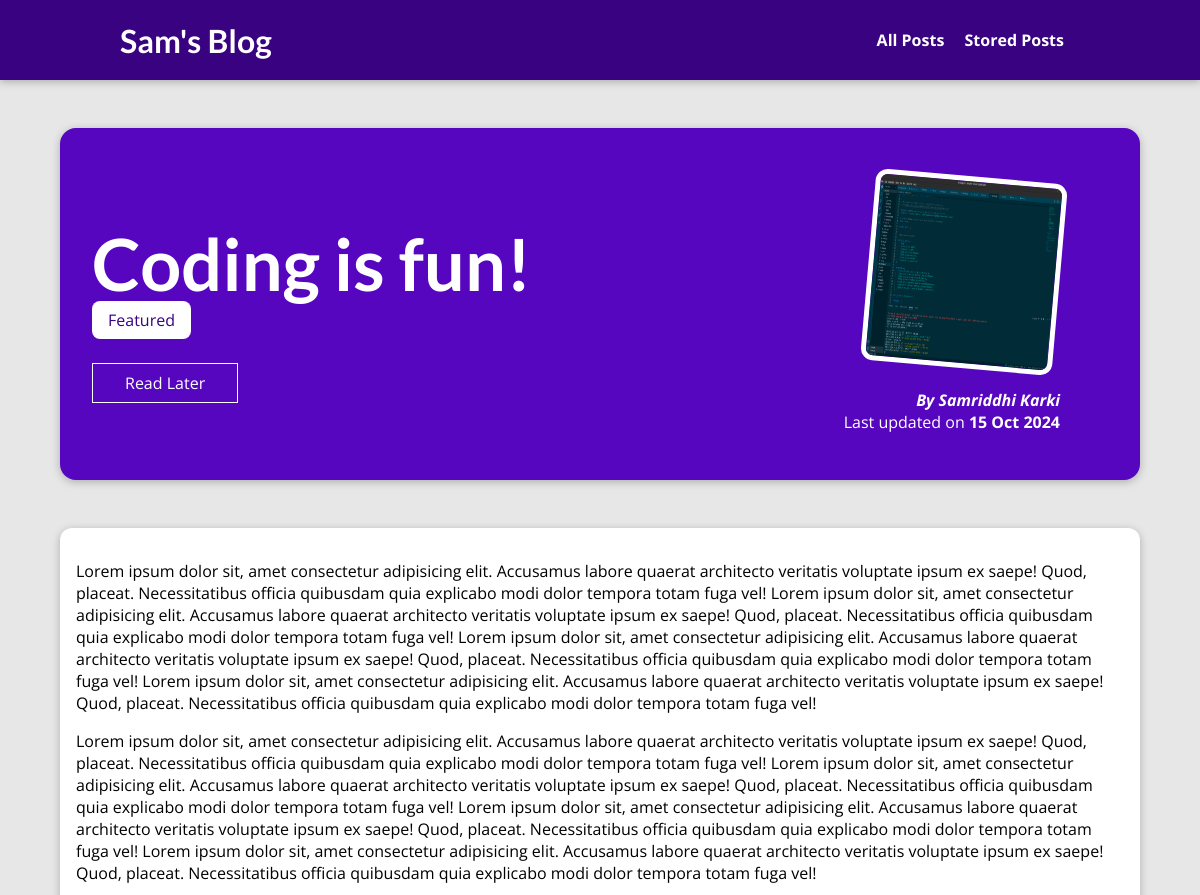
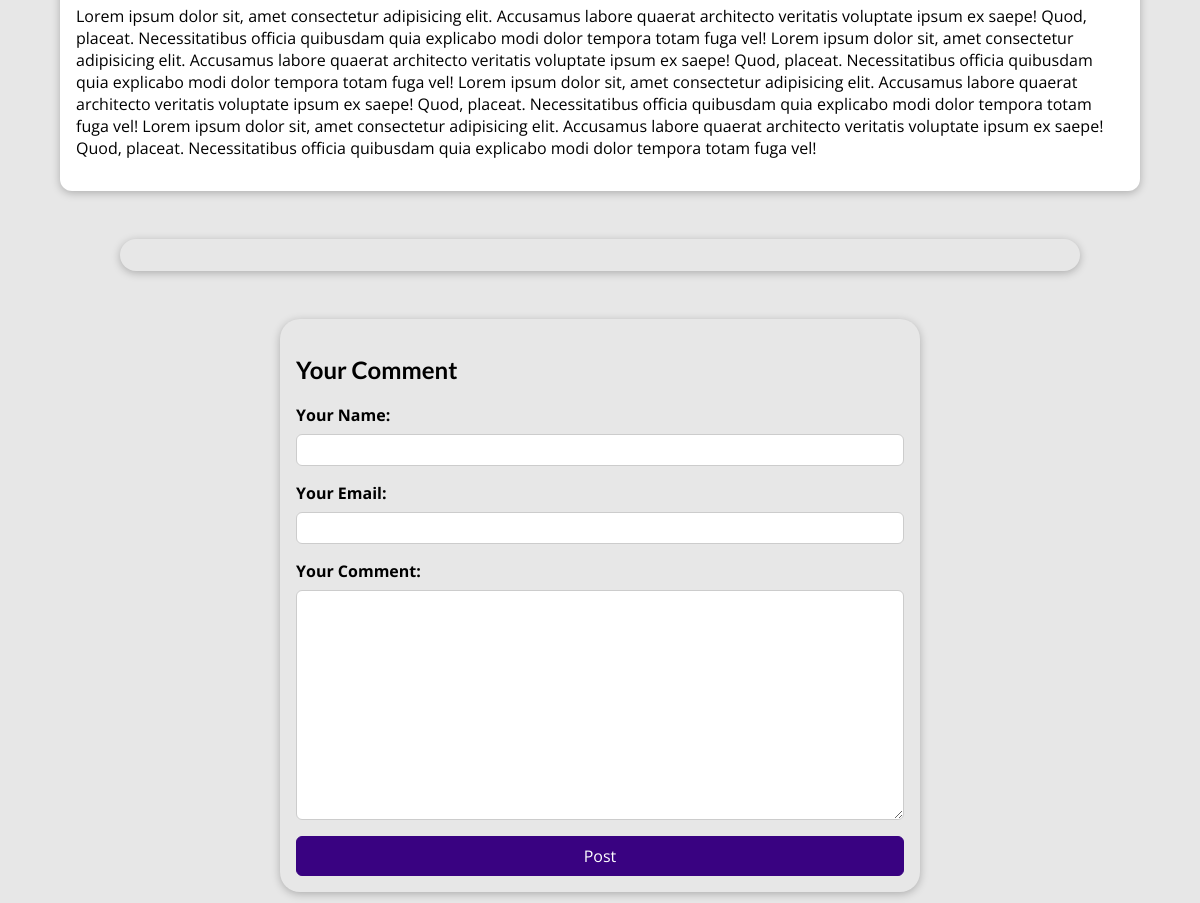
/posts/coding-is-fun, run on the app's committed database (2 pictures, top to bottom).
### blog/models.py (models this page shows, shortened)
class Post(models.Model):
    title = models.CharField(max_length=100)
    excerpt = models.CharField(max_length=200)
    image = models.ImageField(upload_to="posts",null=True)
    date = models.DateField(auto_now=True)
    slug = models.SlugField(default="",null=False,unique=True,db_index=True)
    content = models.TextField(validators=[MinLengthValidator(10)])
    author = models.ForeignKey(Author,null=True,on_delete=models.SET_NULL,related_name="posts")
    tag = models.ManyToManyField(Tag)

class Tag(models.Model):
    caption = models.CharField(max_length=30)

class Author(models.Model):
    first_name = models.CharField(max_length=100)
    last_name = models.CharField(max_length=100)
    email = models.EmailField()
    def __str__(self):
        return f"{self.first_name} {self.last_name}"

### blog/views.py (the view, shortened to what this page needs)
# urls.py: path("posts/<slug:slug>", views.PostDetailView.as_view(), name="post-detail-page"),
class PostDetailView(View):
    def get(self,request,slug):
        post = Post.objects.get(slug=slug)
        stored_posts = request.session.get("stored_posts")
        if stored_posts is not None:
            is_saved_for_later = post.id in stored_posts
        else:
            is_saved_for_later = False
        context = {
            "post":post,
            "post_tags":post.tag.all(),
            "comment_form":CommentForm(),
            "comments":post.comments.all().order_by("-id"),
            "saved_for_later":is_saved_for_later
        }
        return render(request,"blog/post-detail.html",context)

### blog/forms.py
class CommentForm(forms.ModelForm):
    class Meta:
        model = Comment
        exclude = ["post"]
        labels = {
            "user_name":"Your Name",
            "user_email":"Your Email",
            "text":"Your Comment"
        }

### blog/templates/blog/post-detail.html (shortened to what this page needs)
{% extends "base.html" %}
{% load static %}
{% block css_files %}
<link rel ="stylesheet" href="{% static "blog/post-detail.css" %}"/>
{% endblock css_files %}
{% block content %}
<section id="summary">
    <h2> {{post.title}} </h2>
    <div>
        {% for tag in post_tags %}
        <span class="tag">{{tag.caption}}</span>
        {% endfor %}
    </div>
    <div id="read-later">
        <form action="{% url "read-later" %} " method="POST">
        <button>
            {% if saved_for_later %}Remove from Read Later
            {% else %} Read Later{% endif %}
            </button>
        </form>
    </div>
    <article>
        <img src= "{{ post.image.url }}" alt="{{post.title}}"/>
        <address>By <a href="mailto:{{post.author.email}}">{{post.author}}</a></address>
        <div>
            Last updated on <time>{{post.date| date:"d M Y" }}</time>
        </div>
    </article>
</section>
<main>
    <p>
        {{post.content }}
    </p>
    <p>
        {{post.content}}
    </p>
    <p>
        {{post.content}}
    </p>
</main>
<section id="comments">
</section>
<section id="comment-form">
    <h2>Your Comment</h2>
    <form  action="{% url "post-detail-page" post.slug%}" method="POST">
        {% for form_field in comment_form %}
        <div class="form-control {% if form_field.errors %}invalid{% endif %}">
            {{ form_field.label_tag}}
            {{form_field}}
        </div>
        {% endfor %}
        <button> Post </button>
    </form>
</section>
{% endblock content %}

### static/app.css (style rules this page uses)
* { box-sizing: border-box; }
html { font-family: 'Open Sans', 'Lato', sans-serif; }
body { margin: 0; }
h1, h2, h3 { font-family: 'Lato', sans-serif; font-weight: bold; }

### blog/static/blog/post-detail.css (style rules this page uses)
body { background-color: #e7e7e7; }
#summary { margin: 8rem auto 3rem auto; padding: 2rem; width: 90%; max-width: 90rem; border-radius: 16px; background-color: #5706c0; position: relative; box-shadow: 0 2px 8px rgba(0, 0, 0, 0.25); height: 22rem; }
#summary h2 { color: white; font-size: 4.5rem; margin-bottom: 0.2rem; }
#summary article { position: absolute; top: 2rem; right: 3rem; padding: 1rem 2rem; border-radius: 12px; text-align: right; color: white; }
#summary article img { width: 12rem; height: 12rem; border-radius: 12px; transform: rotateZ(5deg); border: 5px solid white; margin-bottom: 1rem; }
#summary a { color: white; text-decoration: none; }
#summary address { font-weight: bold; }
#summary time { font-weight: bold; }
main { width: 90%; max-width: 90rem; margin: 3rem auto; background-color: white; padding: 1rem; border-radius: 12px; box-shadow: 0 2px 8px rgba(0, 0, 0, 0.25); }
.tag { background-color: white; color: #390281; padding: 0.5rem 1rem; border-radius: 8px; }
.form-control { margin-bottom: 1rem; }
.form-control label { font-weight: bold; margin-bottom: 0.5rem; display: block; }
.form-control input, .form-control textarea { display: block; width: 100%; font:inherit; padding: 0.25rem; border-radius: 6px; border: 1px solid #ccc; }
#comment-form { width: 90%; max-width: 40rem; margin:3rem auto; border-radius: 20px; box-shadow: 0 2px 8px rgba(0, 0, 0, 0.25); padding:1rem; }
#comment-form button { font: inherit; background-color: #390281; color:white; padding:0.5rem 1rem; border-radius: 6px; border:1px solid #390281; width: 100%; cursor: pointer; }
#comments { width: 90%; max-width: 60rem; margin:3rem auto; border-radius: 20px; box-shadow: 0 2px 8px rgba(0, 0, 0, 0.25); padding:1rem 2rem; }
#read-later { margin: 2rem 0; }
#read-later button { background-color: transparent; border: 1px solid white; padding:0.5rem 2rem; font: inherit; color:white; cursor:pointer; }

### data on the page
Post: title "Coding is fun!", image (picture), author "Samriddhi Karki", date "15 Oct 2024", content "Lorem ipsum dolor sit, amet consectetur adipisicing elit. Accusamus labore quaerat architecto veritatis voluptate ipsum ex saepe! Quod, placeat. Necessitatibus officia quibusdam quia explicabo modi dolor tempora totam fuga vel! Lorem ipsum dolor sit, amet consectetur adipisicing elit. Accusamus labore quaerat architecto veritatis voluptate ipsum ex saepe! Quod, placeat. Necessitatibus officia quibusdam quia explicabo modi dolor tempora totam fuga vel! Lorem ipsum dolor sit, amet consectetur adipisicing elit. Accusamus labore quaerat architecto veritatis voluptate ipsum ex saepe! Quod, placeat. Necessitatibus officia quibusdam quia explicabo modi dolor tempora totam fuga vel! Lorem ipsum…"
Tag: caption "Featured"
